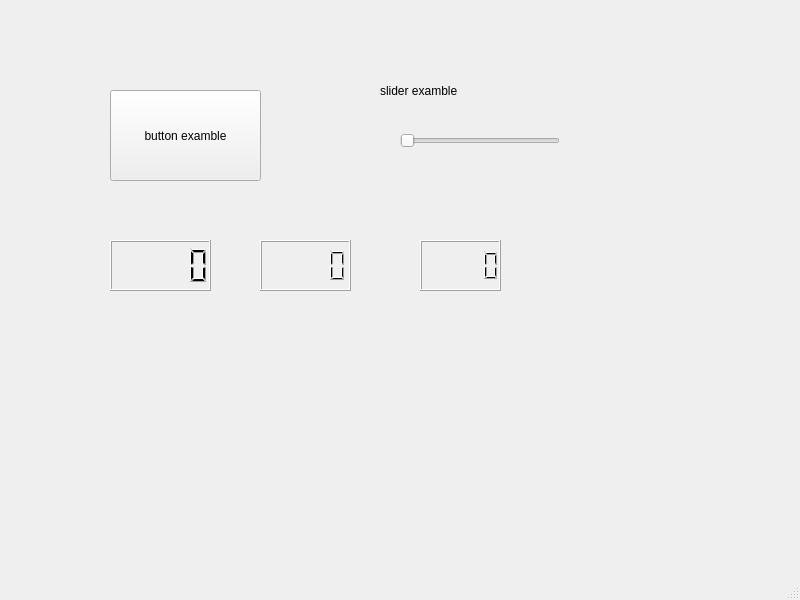
<?xml version="1.0" encoding="UTF-8"?>
<ui version="4.0">
 <class>MainWindow</class>
 <widget class="QMainWindow" name="MainWindow">
  <property name="geometry">
   <rect>
    <x>0</x>
    <y>0</y>
    <width>800</width>
    <height>600</height>
   </rect>
  </property>
  <property name="windowTitle">
   <string>MainWindow</string>
  </property>
  <widget class="QWidget" name="centralwidget">
   <widget class="QPushButton" name="pushButton">
    <property name="geometry">
     <rect>
      <x>110</x>
      <y>90</y>
      <width>151</width>
      <height>91</height>
     </rect>
    </property>
    <property name="text">
     <string>button examble</string>
    </property>
   </widget>
   <widget class="QSlider" name="horizontalSlider">
    <property name="geometry">
     <rect>
      <x>400</x>
      <y>130</y>
      <width>160</width>
      <height>22</height>
     </rect>
    </property>
    <property name="orientation">
     <enum>Qt::Horizontal</enum>
    </property>
   </widget>
   <widget class="QLabel" name="label">
    <property name="geometry">
     <rect>
      <x>380</x>
      <y>65</y>
      <width>171</width>
      <height>51</height>
     </rect>
    </property>
    <property name="text">
     <string>slider examble</string>
    </property>
   </widget>
   <widget class="QLCDNumber" name="lcdNumber">
    <property name="geometry">
     <rect>
      <x>110</x>
      <y>240</y>
      <width>101</width>
      <height>51</height>
     </rect>
    </property>
   </widget>
   <widget class="QLCDNumber" name="lcdNumber_2">
    <property name="geometry">
     <rect>
      <x>260</x>
      <y>240</y>
      <width>91</width>
      <height>51</height>
     </rect>
    </property>
   </widget>
   <widget class="QLCDNumber" name="lcdNumber_3">
    <property name="geometry">
     <rect>
      <x>420</x>
      <y>240</y>
      <width>81</width>
      <height>51</height>
     </rect>
    </property>
   </widget>
  </widget>
  <widget class="QMenuBar" name="menubar">
   <property name="geometry">
    <rect>
     <x>0</x>
     <y>0</y>
     <width>800</width>
     <height>21</height>
    </rect>
   </property>
  </widget>
  <widget class="QStatusBar" name="statusbar"/>
 </widget>
 <resources/>
 <connections/>
</ui>
